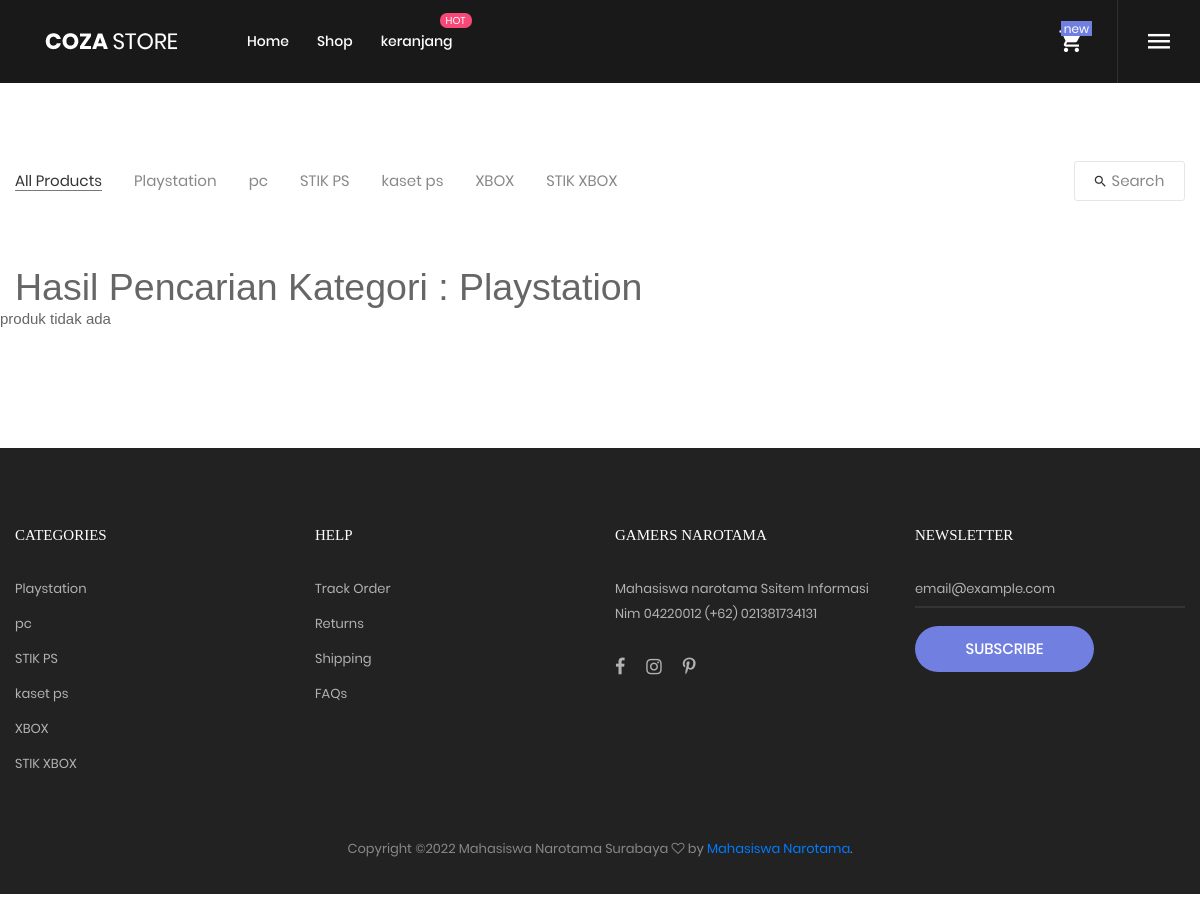
/kategori.php (signed in), run on the app's committed database.
### tables this page shows
CREATE TABLE `kategori` (
  `id_kategori` int(11) NOT NULL,
  `nama_kategori` varchar(100) NOT NULL
);

### kategori.php (the view, shortened to what this page needs)
<?php
include 'koneksi.php';
$id_kategori = $_GET["kat"];
$ambil = $koneksi->query("SELECT * FROM produk LEFT JOIN kategori ON produk.id_kategori=kategori.id_kategori WHERE stok_produk > 1");
$detail = $ambil->fetch_assoc();
?>
<!DOCTYPE html>
<html lang="en">
<head>
	<link rel="stylesheet" type="text/css" href="vendor/bootstrap/css/bootstrap.min.css">
	<link rel="stylesheet" type="text/css" href="fonts/font-awesome-4.7.0/css/font-awesome.min.css">
	<link rel="stylesheet" type="text/css" href="fonts/iconic/css/material-design-iconic-font.min.css">
	<link rel="stylesheet" type="text/css" href="fonts/linearicons-v1.0.0/icon-font.min.css">
	<link rel="stylesheet" type="text/css" href="vendor/animate/animate.css">
	<link rel="stylesheet" type="text/css" href="vendor/css-hamburgers/hamburgers.min.css">
	<link rel="stylesheet" type="text/css" href="vendor/animsition/css/animsition.min.css">
	<link rel="stylesheet" type="text/css" href="vendor/select2/select2.min.css">
	<link rel="stylesheet" type="text/css" href="vendor/daterangepicker/daterangepicker.css">
	<link rel="stylesheet" type="text/css" href="vendor/slick/slick.css">
	<link rel="stylesheet" type="text/css" href="vendor/MagnificPopup/magnific-popup.css">
	<link rel="stylesheet" type="text/css" href="vendor/perfect-scrollbar/perfect-scrollbar.css">
	<link rel="stylesheet" type="text/css" href="css/util.css">
	<link rel="stylesheet" type="text/css" href="css/main.css">
</head>
<body class="animsition">
	<header class="header-v4">
<?php include 'nav2.php'?>
	</header>
	<div class="bg0 m-t-23 p-b-140">
		<div class="container">
			<div class="flex-w flex-sb-m p-b-52">
				<div class="flex-w flex-l-m filter-tope-group m-tb-10">
					<a href="produk.php" class="stext-106 cl6 hov1 bor3 trans-04 m-r-32 m-tb-5 how-active1" data-filter="*">
						All Products
					</a>
					<?php $ambil = $koneksi->query("SELECT * FROM kategori");?>
						<?php while($kategori = $ambil->fetch_assoc()){ ?>
					<a href="kategori.php?kat=<?php echo $kategori['id_kategori'] ?>" class="stext-106 cl6 hov1 bor3 trans-04 m-r-32 m-tb-5" >
						<?php echo $kategori["nama_kategori"] ?>
					</a>
					<?php } ?>
				</div>
				<div class="flex-w flex-c-m m-tb-10">
					<div class="flex-c-m stext-106 cl6 size-105 bor4 pointer hov-btn3 trans-04 m-tb-4 js-show-search">
						<i class="icon-search cl2 m-r-6 fs-15 trans-04 zmdi zmdi-search"></i>
						Search
					</div>
				</div>
				</div>
			</div>
		<h1>Hasil Pencarian Kategori : <?php echo $detail['nama_kategori'] ?> </h1>
			<div class="row isotope-grid">
			<?php
			$produk = mysqli_query($koneksi, "SELECT * FROM produk WHERE stok_produk >= 0 AND id_kategori='$id_kategori' ");
			if (mysqli_num_rows($produk) > 0) {
				while ($perproduk = mysqli_fetch_array($produk)) {
			?>
				<div class="col-sm-6 col-md-4 col-lg-3 p-b-35 isotope-item women">
					<div class="block2">
						<div class="block2-pic hov-img0">
							<img src="foto_produk/<?php echo $perproduk['foto_produk'];?>" alt="IMG-PRODUCT">
							<a href="product-detail.php?id=<?php echo $perproduk['id_produk']; ?>" class="block2-btn flex-c-m stext-103 cl2 size-102 bg0 bor2 hov-btn1 p-lr-15 trans-04 ">
								Quick View
							</a>
						</div>
						<div class="block2-txt flex-w flex-t p-t-14">
							<div class="block2-txt-child1 flex-col-l ">
								<a href="product-detail.php?id=<?php echo $perproduk['id_produk']; ?>" class="stext-104 cl4 hov-cl1 trans-04 js-name-b2 p-b-6">
									<?php echo $perproduk['nama_produk']; ?>
								</a>
								<span class="stext-105 cl3">
									Rp. <?php echo number_format($perproduk['harga_produk']); ?></h5>
								</span>
							</div>
							<div class="block2-txt-child2 flex-r p-t-3">
								<a href="#" class="btn-addwish-b2 dis-block pos-relative js-addwish-b2">
									<img class="icon-heart1 dis-block trans-04" src="images/icons/icon-heart-01.png" alt="ICON">
									<img class="icon-heart2 dis-block trans-04 ab-t-l" src="images/icons/icon-heart-02.png" alt="ICON">
								</a>
							</div>
						</div>
					</div>
				</div>
				<?php }}else{ ?>
						<p>produk tidak ada</p>
					<?php } ?>
			</div>
		</div>
<?php include 'footer.php' ?>
</body>
</html>

### footer.php (shortened to what this page needs)
	<footer class="bg3 p-t-75 p-b-32">
		<div class="container">
			<div class="row">
				<div class="col-sm-6 col-lg-3 p-b-50">
					<h4 class="stext-301 cl0 p-b-30">
						Categories
					</h4>
					<ul>
					<?php $ambil = $koneksi->query("SELECT * FROM kategori");?>
						<?php while($kategori = $ambil->fetch_assoc()){ ?>
							<li class="p-b-10">
							<a href="kategori.php?kat=<?php echo $kategori['id_kategori'] ?>"  class="stext-107 cl7 hov-cl1 trans-04">
									<?php echo $kategori["nama_kategori"] ?>
							</a>
						</li>
					<?php } ?>
					</ul>
				</div>
				<div class="col-sm-6 col-lg-3 p-b-50">
					<h4 class="stext-301 cl0 p-b-30">
						Help
					</h4>
					<ul>
						<li class="p-b-10">
							<a href="#" class="stext-107 cl7 hov-cl1 trans-04">
								Track Order
							</a>
						</li>
						<li class="p-b-10">
							<a href="#" class="stext-107 cl7 hov-cl1 trans-04">
								Returns
							</a>
						</li>
						<li class="p-b-10">
							<a href="#" class="stext-107 cl7 hov-cl1 trans-04">
								Shipping
							</a>
						</li>
						<li class="p-b-10">
							<a href="#" class="stext-107 cl7 hov-cl1 trans-04">
								FAQs
							</a>
						</li>
					</ul>
				</div>
				<div class="col-sm-6 col-lg-3 p-b-50">
					<h4 class="stext-301 cl0 p-b-30">
						Gamers Narotama
					</h4>
					<p class="stext-107 cl7 size-201">
						Mahasiswa narotama Ssitem Informasi Nim 04220012 (+62) 021381734131
					</p>
					<div class="p-t-27">
						<a href="#" class="fs-18 cl7 hov-cl1 trans-04 m-r-16">
							<i class="fa fa-facebook"></i>
						</a>
						<a href="#" class="fs-18 cl7 hov-cl1 trans-04 m-r-16">
							<i class="fa fa-instagram"></i>
						</a>
						<a href="#" class="fs-18 cl7 hov-cl1 trans-04 m-r-16">
							<i class="fa fa-pinterest-p"></i>
						</a>
					</div>
				</div>
				<div class="col-sm-6 col-lg-3 p-b-50">
					<h4 class="stext-301 cl0 p-b-30">
						Newsletter
					</h4>
					<form>
						<div class="wrap-input1 w-full p-b-4">
							<input class="input1 bg-none plh1 stext-107 cl7" type="text" name="email" placeholder="email@example.com">
						</div>
						<div class="p-t-18">
							<button class="flex-c-m stext-101 cl0 size-103 bg1 bor1 hov-btn2 p-lr-15 trans-04">
								Subscribe
							</button>
						</div>
					</form>
				</div>
			</div>
				<p class="stext-107 cl6 txt-center">
Copyright &copy;<script>document.write(new Date().getFullYear());</script> Mahasiswa Narotama Surabaya <i class="fa fa-heart-o" aria-hidden="true"></i> by <a href="https://narotama.ac.id/" target="_blank">Mahasiswa Narotama</a>.
				</p>
			</div>
	</footer>

### css/main.css (style rules this page uses)
.container { max-width: 1380px; }
@media (max-width: 1600px) { .container { max-width: 1200px; } }
.cl0 { color: #fff; }
.cl2 { color: #333; }
.cl6 { color: #888; }
.cl7 { color: #b2b2b2; }
.stext-101 { font-family: Poppins-Medium; font-size: 15px; line-height: 1.466667; text-transform: uppercase; }
.stext-106 { font-family: Poppins-Regular; font-size: 15px; line-height: 1.2; }
.stext-107 { font-family: Poppins-Regular; font-size: 13px; line-height: 1.923; }
.stext-301 { font-family: Montserrat-Bold; font-size: 15px; line-height: 1.6; text-transform: uppercase; }
.size-103 { min-width: 179px; height: 46px; }
.size-105 { min-width: 111px; height: 40px; }
.size-201 { max-width: 270px; }
.bg-none { background-color: transparent; }
.bg0 { background-color: #fff; }
.bg1 { background-color: #717fe0; }
.bg3 { background-color: #222; }
.bor1 { border-radius: 23px; }
.bor3 { border-bottom: 1px solid transparent; }
.bor4 { border: 1px solid #e6e6e6; border-radius: 3px; }
.how-active1 { color: #333; border-color: #797979; }
.wrap-input1 { position: relative; border-bottom: 2px solid rgba(204,204,204, 0.1); }
.input1 { background-color: transparent; width: 100%; }

### data on the page
kategori: nama_kategori "Playstation"
kategori: nama_kategori "pc"
kategori: nama_kategori "STIK PS"
kategori: nama_kategori "kaset ps"
kategori: nama_kategori "XBOX"
kategori: nama_kategori "STIK XBOX"
